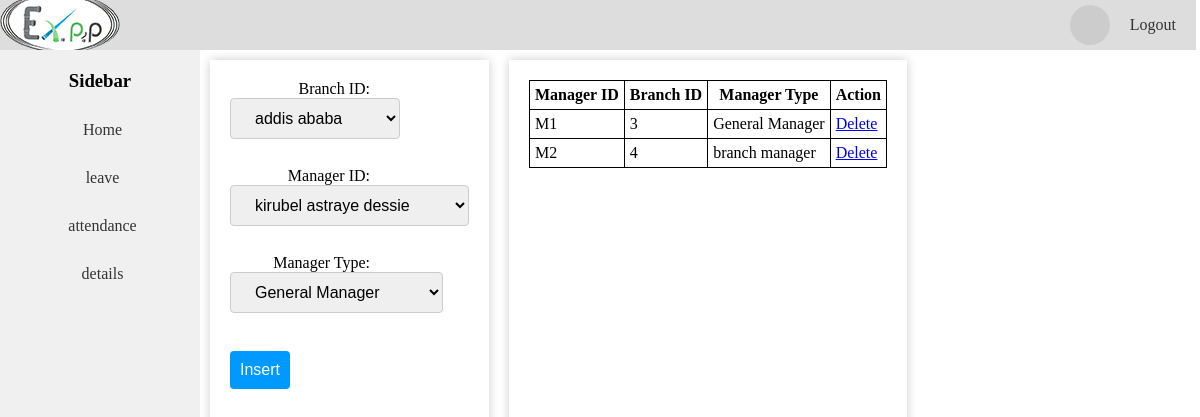
The page /branchmanager.php on the database its author committed.
### tables this page shows
CREATE TABLE `branchmanager` (
  `managerID` varchar(255) NOT NULL,
  `branchID` int(11) NOT NULL,
  `managertype` varchar(25) NOT NULL
);

### branchmanager.php (the view, shortened to what this page needs)
<!DOCTYPE html>
<html>
<head>
</head>
<body>
<div class="page-container">
  <?php include 'header.php'; ?>
  <div class="content-container">
  <div class="sidebar">
    <h3>Sidebar</h3>
    <a href="employeedashboard.php">Home</a>
    <a href="employeeleave.php">leave</a>
    <a class="active"href="employeeattendance.php">attendance</a>
    <a href="employee.php">details</a>
  </div>
<div class="container">
    <form id="form" action="fillbranchmanager.php" method="post">
        <label for="branchID">Branch ID:</label><br>
        <select id="branchID" name="branchID">
          <?php
require_once "connection.php";
$sql = "SELECT branchID, branchname FROM branch";
$stmt = $conn->prepare($sql);
$stmt->execute();
$stmt->bind_result($id, $name);
while ($stmt->fetch()) {
    echo "<option value='$id'>$name</option>";
}
?>
</select><br><br>
<label for="managerID">Manager ID:</label><br>
<select id="managerID" name="managerID">
    <?php
    $sql = "SELECT managerID, CONCAT(firstname, ' ', middlename, ' ', lastname) as name FROM manager";
    $stmt = $conn->prepare($sql);
    $stmt->execute();
    $stmt->bind_result($id, $name);
    while ($stmt->fetch()) {
        echo "<option value='$id'>$name</option>";
    }
    ?>
</select><br><br>
<label for="managertype">Manager Type:</label><br>
<select id="managertype" name="managertype">
    <option value="General Manager">General Manager</option>
</select><br><br>
<input type="submit" name="insert" value="Insert">
</form>
</div>
<div class="container">
<!DOCTYPE html>
<html>
<head>
</head>
<body>
	<?php
	$sql = "SELECT * FROM branchmanager";
	$result = mysqli_query($conn, $sql);
	if (mysqli_num_rows($result) > 0) {
		echo "<table>";
		echo "<tr><th>Manager ID</th><th>Branch ID</th><th>Manager Type</th><th>Action</th></tr>";
		while ($row = mysqli_fetch_assoc($result)) {
			echo "<tr>";
			echo "<td>" . $row['managerID'] . "</td>";
			echo "<td>" . $row['branchID'] . "</td>";
			echo "<td>" . $row['managertype'] . "</td>";
			echo "<td><a href='?delete=1&managerID=" . $row['managerID'] . "&branchID=" . $row['branchID'] . "&managertype=" . $row['managertype'] . "'>Delete</a></td>";
			echo "</tr>";
		}
		echo "</table>";
	} else {
		echo "<p>No records found</p>";
	}
	?>
</body>
</html>
    </div>
    </div>
    </div>
</body>
</html>

### branchmanager.php (style rules this page uses)
body { margin: 0; padding: 0; display: flex; flex-direction: row; justify-content: flex-start; align-items: stretch; }
.page-container { display: flex; flex-direction: column; justify-content: flex-start; align-items: stretch; }
.content-container { display: flex; flex-direction: row; justify-content: flex-start; align-items: stretch; }
.sidebar { width: 200px; height: 100vh; background-color: #f0f0f0; padding: 20px; box-sizing: border-box; display: flex; flex-direction: column; justify-content: flex-start; align-items: center; }
.sidebar h3 { margin-top: 0; }
.sidebar a { display: block; margin-bottom: 10px; padding: 10px; width: 100%; text-align: center; text-decoration: none; color: #333; border-left: 5px solid transparent; }
.container { max-width: 600px; height: auto; margin: 10px; padding: 20px; background-color: #fff; box-shadow: 0 0 10px rgba(0,0,0,0.2); }
h3 { margin-top: 0; }
.table, th, td { border: 1px solid black; border-collapse: collapse; }
th, td { padding: 5px; }
form { display:block; flex-wrap :wrap; justify-content:left; align-items:center; }
label { display:inline-block; width :140px; text-align:right; margin-right :20px; }
input[type="submit"] { background-color:#09f ; color:#fff ; border:none ; border-radius :4px ; padding :10px ; cursor:pointer ; font-size :16px ; margin-top :10px ; }
input, select, textarea { position :inherits ; flex :1 ; padding :10px ; border :1px solid #ccc ; border-radius :4px ; box-sizing:border-box ; margin-bottom :10px ; font-size :16px ; }
select { width: inherit; padding-left: 20px; padding-right: 40px; }
table, th, td { border: 1px solid black; border-collapse: collapse; padding: 5px; }

### rows shown on the page
branchmanager: managerID "M1", branchID "3", managertype "General Manager"
branchmanager: managerID "M2", branchID "4", managertype "branch manager"

### other values the page prints
form field branchID "addis ababa"
form field managerID "kirubel astraye dessie"
